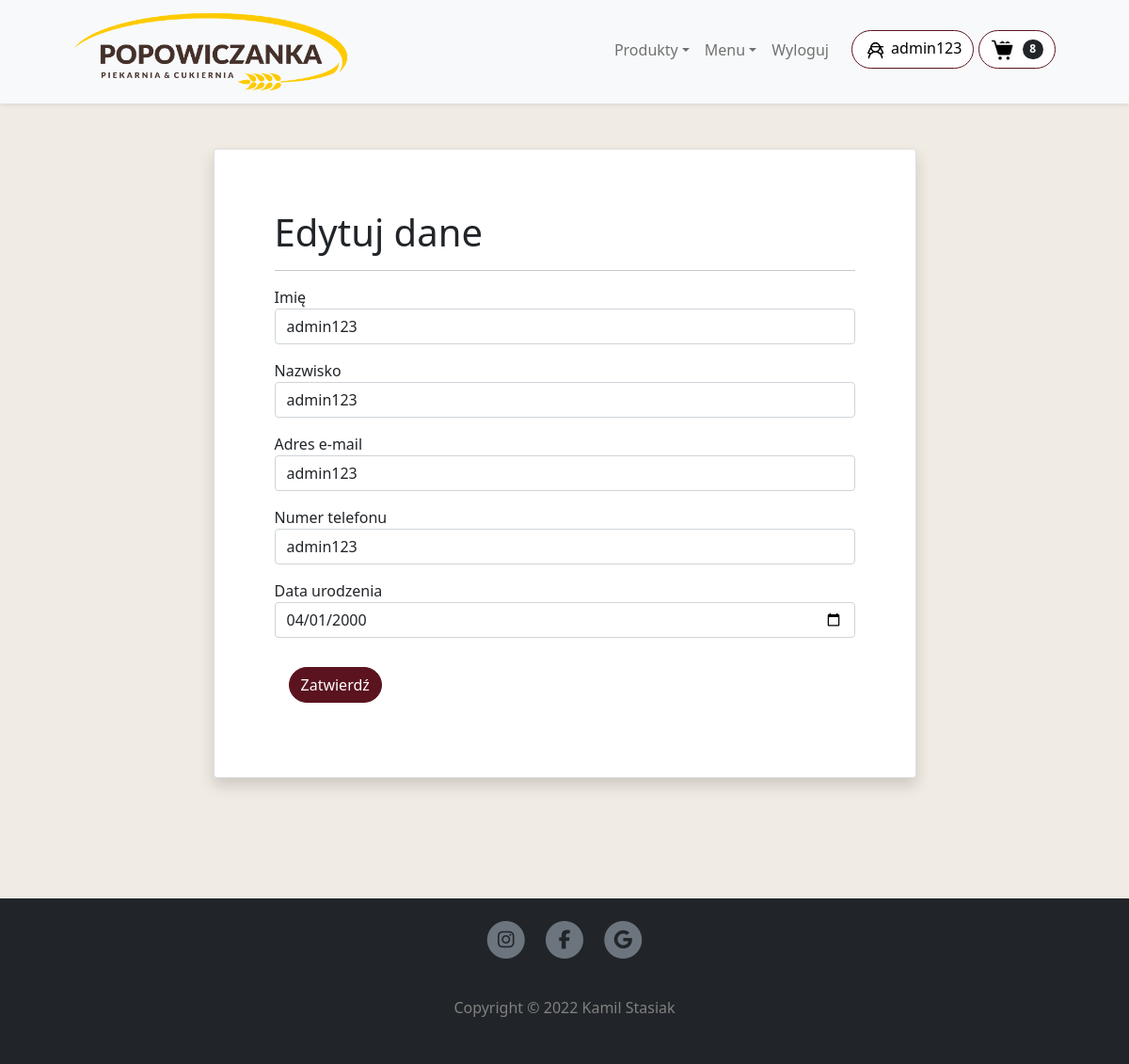
The page /edytuj_dane (signed in) on the database its author committed.
### app.py (models this page shows, shortened)
class User(UserMixin, db.Model):
    __tablename__ = "users"
    id = db.Column(db.Integer, primary_key=True)
    username = db.Column(db.String(100))
    surname = db.Column(db.String(100))
    birthdate = db.Column(db.String(100))
    email = db.Column(db.String(100), unique=True)
    phone = db.Column(db.Integer, unique=True)
    password = db.Column(db.String(100))
    accept_tos = db.Column(db.String(100))
    cart_count = db.Column(db.Integer)

### app.py (the view, shortened to what this page needs)
@app.route("/edytuj_dane", methods=["POST", "GET"])
def edytuj_dane():
    user = User.query.filter_by(id=current_user.get_id()).first()
    if user:
        class EdytujDaneForm(FlaskForm):
            username = StringField('Imię', validators=[Length(min=6, max=20)])
            surname = StringField('Nazwisko', validators=[Length(min=6, max=25)])
            email = StringField('Adres e-mail', validators=[Length(min=6, max=50)])
            phone = StringField('Numer telefonu', validators=[Length(max=12)])
            birthdate = DateField('Data urodzenia', format='%Y-%m-%d')
            submit = SubmitField(label="Zatwierdź")
        form = EdytujDaneForm()
        return render_template("edytuj_dane.html", current_user=current_user, user=user, form=form)
    else:
        return redirect(url_for("login"))

### app.py
        class EdytujDaneForm(FlaskForm):
            username = StringField('Imię', validators=[Length(min=6, max=20)])
            surname = StringField('Nazwisko', validators=[Length(min=6, max=25)])
            email = StringField('Adres e-mail', validators=[Length(min=6, max=50)])
            phone = StringField('Numer telefonu', validators=[Length(max=12)])
            birthdate = DateField('Data urodzenia', format='%Y-%m-%d')
            submit = SubmitField(label="Zatwierdź")

### app.py (called while the page is built)
@login_manager.user_loader
def load_user(user_id):
    return User.query.get(int(user_id))

### templates/edytuj_dane.html (shortened to what this page needs)
{% extends "base.html" %}
{% import "bootstrap/wtf.html" as wtf %}
{% block main %}
{% import "bootstrap/wtf.html" as wtf %}
<div class="container" style="padding-bottom: 80px;">
    <div class="row px-0 py-3 p-md-5">
        <div class="col d-flex justify-content-center">
            <div class="card w-75 shadow p-0 p-md-5 py-3">
                <div class="card-body">
                    <h1>Edytuj dane</h1>
                    <hr>
                <form action="{{ url_for('edytuj_dane') }}" method="POST" enctype="multipart/form-data">
                    <div class="control-group">
                      <div class="form-group floating-label-form-group controls">
                        <label>Imię</label>
                        {{ form.username(value=user["username"], type="text", class="form-control") }}
                      </div>
                    </div>
                    <div class="control-group">
                      <div class="form-group floating-label-form-group controls">
                        <label>Nazwisko</label>
                        {{ form.surname(value=user["surname"], type="text", class="form-control") }}
                      </div>
                    </div>
                    <div class="control-group">
                      <div class="form-group floating-label-form-group controls">
                        <label>Adres e-mail</label>
                        {{ form.email(value=user["email"], type="text", class="form-control") }}
                      </div>
                    </div>
                    <div class="control-group">
                      <div class="form-group floating-label-form-group controls">
                        <label>Numer telefonu</label>
                        {{ form.phone(value=user["phone"], type="text", class="form-control") }}
                      </div>
                    </div>
                    <div class="control-group">
                      <div class="form-group floating-label-form-group controls">
                        <label>Data urodzenia</label>
                        {{ form.birthdate(value=user["birthdate"], class="form-control") }}
                      </div>
                    </div>
                    <div style="padding:15px;">
                        {{ form.submit(class="btn btn-caro") }}
                    </div>
                </form>
                </div>
            </div>
        </div>
    </div>
</div>
{% endblock main %}

### templates/header.html (shortened to what this page needs)
<nav id="navbar_top" class="navbar navbar-expand-lg navbar-light bg-light shadow-sm" style="z-index: 1000; padding:0;">
    <div class="container px-0 px-sm-4 px-lg-5">
        <a class="navbar-brand ml-sm-0" style="padding:0; margin-left:-15px;" href="{{  url_for('index')  }}">
            <img id="nav-img-logo" src="/static/img/popowiczankakolor-kopia.png" height="110" alt="">
        </a>
        <div class="collapse navbar-collapse px-4 pb-1 px-sm-0" id="navbarSupportedContent">
            <ul class="d-flex navbar-nav me-3 mb-2 mb-lg-0">
            <li class="nav-item dropdown">
                    <a class="nav-link dropdown-toggle" id="navbarDropdown2" href="#" role="button"
                       data-bs-toggle="dropdown" aria-expanded="false">Produkty</a>
                </li>
            <li class="nav-item dropdown">
                    <a class="nav-link dropdown-toggle" id="navbarDropdown" href="#" role="button"
                       data-bs-toggle="dropdown" aria-expanded="false">Menu</a>
                </li>
                {% if current_user.get_id() %}
                <li class="nav-item"><a class="nav-link" href="{{  url_for('logout')  }}">Wyloguj</a></li>
                {% else %}
                <li class="nav-item"><a class="nav-link" href="{{  url_for('login')  }}">Zaloguj się</a></li>
                <li class="nav-item"><a class="nav-link" href="{{  url_for('register')  }}">Zarejestruj się</a></li>
                {% endif %}
            </ul>
            {% if current_user.get_id() %}
                <form class="d-flex" style="margin-right: 5px; margin-bottom: 1px;">
                    <a class="btn btn-headd btn-outline-dark" href="{{  url_for('user')  }}"><img src="/static/img/icons8-teenager-female-96.png" width="25px"> {{ current_user.username }}</a>
                </form>
            {% endif %}
            <form class="d-flex">
                <a class="btn btn-outline-dark btn-headf" href="{{  url_for('koszyk')  }}" style="margin-bottom:1px;">
                    <img src="/static/img/icons8-shopping-cart.gif" width="25px">
                    {% if not current_user.get_id() %}
                        {% if 'koszyk' in session %}
                            <span class="badge bg-dark text-white ms-1 rounded-pill">{{ session['koszyk']|length }}</span>
                        {% else %}
                            <span class="badge bg-dark text-white ms-1 rounded-pill">0</span>
                        {% endif %}
                    {% else %}
                        {% if current_user.cart_count == None %}
                            <span class="badge bg-dark text-white ms-1 rounded-pill">0</span>
                        {% else %}
                            <span class="badge bg-dark text-white ms-1 rounded-pill">{{ current_user.cart_count }}</span>
                        {% endif %}
                    {% endif %}
                </a>
            </form>
        </div>
    </div>
</nav>

### templates/edytuj_dane.html (style rules this page uses)
body { background-color: #F0EBE3; }

### rows shown on the page
User: username "admin123", cart_count "8", surname "admin123", email "admin123", phone "admin123", birthdate "04/01/2000"
